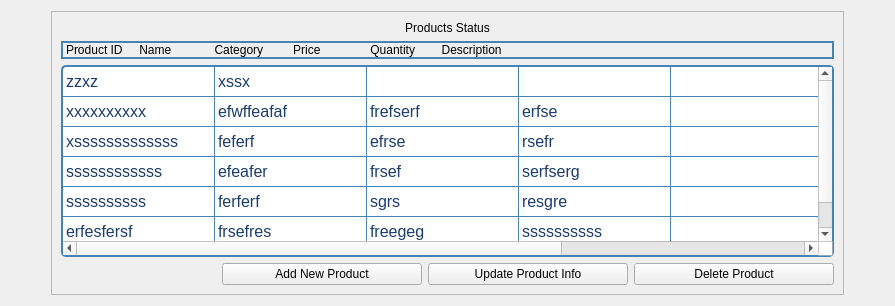
          <widget class="QWidget" name="page_7">
           <layout class="QGridLayout" name="gridLayout_17">
            <item row="0" column="1">
             <widget class="QFrame" name="frame_4">
              <property name="styleSheet">
               <string notr="true">QLabel{
	border:none;
}

QLabel#label_22{
	border: 2px solid rgb(70, 130, 180);
}

/* Table Widget Styles */
QTableWidget {
    background-color: #ffffff; /* White background for table cells */
    border: 2px solid #4682b4; /* Medium blue border around the table */
    border-radius: 5px;
    gridline-color: #4682b4; /* Medium blue grid lines */
    font-size: 16px;
    color: #1a3c6e; /* Dark blue text for cells */
    font-family: 'Comic Sans MS', 'Arial', sans-serif; /* Kid-friendly font */
}

/* Header Styles */
QHeaderView::section {
    background-color: #4682b4; /* Medium blue background for headers */
    color: #ffffff; /* White text for contrast */
    font-size: 18px; /* Larger font size for better visibility */
    font-weight: bold; /* Bold text for emphasis */
    border: 1px solid #1a3c6e; /* Dark blue border for sections */
    padding: 8px; /* Increased padding for more space */
    text-align: center; /* Center-align text in headers */
    height: 30px; /* Increase header height for better readability */
}

/* Fix for Horizontal Header Stretch */
QHeaderView::section:horizontal {
    min-width: 100px; /* Minimum width for each column header */
}

/* Fix for Vertical Header (Index Column) */
QHeaderView::section:vertical {
    background-color: #f0faff; /* Light blue for index column */
    font-weight: bold; /* Bold text for better visibility */
    font-size: 16px; /* Match the cell font size */
    color: #1a3c6e; /* Dark blue text */
    padding: 5px; /* Padding for clearer visibility */
}

/* Table Item Styling */
QTableWidget::item {
    padding: 5px; /* Add padding for table cells */
    text-align: left; /* Align text to the left for readability */
}

/* Selected Cell Styling */
QTableWidget::item:selected {
    background-color: #5a9bd6; /* Lighter blue for selected cell */
    color: #ffffff; /* White text for better contrast */
}

/* Scrollbar Styling */
QTableWidget QScrollBar:vertical, QTableWidget QScrollBar:horizontal {
    background-color: #d0e8f2; /* Light blue scrollbar background */
    border: none;
    width: 12px;
}

QTableWidget QScrollBar::handle {
    background: #4682b4; /* Medium blue for scrollbar handle */
    border-radius: 5px;
}

QTableWidget QScrollBar::handle:hover {
    background: #5a9bd6; /* Lighter blue handle on hover */
}

QTableWidget QScrollBar::add-line, QTableWidget QScrollBar::sub-line {
    background: #4682b4; /* Medium blue for arrow buttons */
    border: none;
    width: 12px;
    height: 12px;
}

QTableWidget QScrollBar::add-line:hover, QTableWidget QScrollBar::sub-line:hover {
    background: #5a9bd6; /* Lighter blue on hover */
}
</string>
              </property>
              <property name="frameShape">
               <enum>QFrame::StyledPanel</enum>
              </property>
              <property name="frameShadow">
               <enum>QFrame::Raised</enum>
              </property>
              <layout class="QGridLayout" name="gridLayout_18">
               <item row="3" column="0">
                <layout class="QHBoxLayout" name="horizontalLayout">
                 <item>
                  <spacer name="horizontalSpacer_7">
                   <property name="orientation">
                    <enum>Qt::Horizontal</enum>
                   </property>
                   <property name="sizeHint" stdset="0">
                    <size>
                     <width>40</width>
                     <height>20</height>
                    </size>
                   </property>
                  </spacer>
                 </item>
                 <item>
                  <widget class="QPushButton" name="pushButton_8">
                   <property name="minimumSize">
                    <size>
                     <width>200</width>
                     <height>0</height>
                    </size>
                   </property>
                   <property name="text">
                    <string>Add New Product</string>
                   </property>
                  </widget>
                 </item>
                 <item>
                  <widget class="QPushButton" name="pushButton_11">
                   <property name="minimumSize">
                    <size>
                     <width>200</width>
                     <height>0</height>
                    </size>
                   </property>
                   <property name="text">
                    <string>Update Product Info</string>
                   </property>
                  </widget>
                 </item>
                 <item>
                  <widget class="QPushButton" name="pushButton_10">
                   <property name="minimumSize">
                    <size>
                     <width>200</width>
                     <height>0</height>
                    </size>
                   </property>
                   <property name="text">
                    <string>Delete Product</string>
                   </property>
                  </widget>
                 </item>
                </layout>
               </item>
               <item row="2" column="0">
                <widget class="QTableWidget" name="tableWidget">
                 <property name="minimumSize">
                  <size>
                   <width>773</width>
                   <height>0</height>
                  </size>
                 </property>
                 <attribute name="horizontalHeaderVisible">
                  <bool>false</bool>
                 </attribute>
                 <attribute name="horizontalHeaderMinimumSectionSize">
                  <number>152</number>
                 </attribute>
                 <attribute name="horizontalHeaderShowSortIndicator" stdset="0">
                  <bool>false</bool>
                 </attribute>
                 <attribute name="horizontalHeaderStretchLastSection">
                  <bool>true</bool>
                 </attribute>
                 <attribute name="verticalHeaderVisible">
                  <bool>false</bool>
                 </attribute>
                 <row>
                  <property name="text">
                   <string>1</string>
                  </property>
                 </row>
                 <row>
                  <property name="text">
                   <string>2</string>
                  </property>
                 </row>
                 <row>
                  <property name="text">
                   <string>3</string>
                  </property>
                 </row>
                 <row>
                  <property name="text">
                   <string>4</string>
                  </property>
                 </row>
                 <row>
                  <property name="text">
                   <string>5</string>
                  </property>
                 </row>
                 <row>
                  <property name="text">
                   <string>6</string>
                  </property>
                 </row>
                 <column>
                  <property name="text">
                   <string>Product ID</string>
                  </property>
                 </column>
                 <column>
                  <property name="text">
                   <string>Name</string>
                  </property>
                 </column>
                 <column>
                  <property name="text">
                   <string>Quantity </string>
                  </property>
                 </column>
                 <column>
                  <property name="text">
                   <string>Category</string>
                  </property>
                 </column>
                 <column>
                  <property name="text">
                   <string>Quantity</string>
                  </property>
                 </column>
                 <column>
                  <property name="text">
                   <string>Description</string>
                  </property>
                 </column>
                 <item row="0" column="0">
                  <property name="text">
                   <string>zzxz</string>
                  </property>
                 </item>
                 <item row="0" column="1">
                  <property name="text">
                   <string>xssx</string>
                  </property>
                 </item>
                 <item row="1" column="0">
                  <property name="text">
                   <string>xxxxxxxxxx</string>
                  </property>
                 </item>
                 <item row="1" column="1">
                  <property name="text">
                   <string>efwffeafaf</string>
                  </property>
                 </item>
                 <item row="1" column="2">
                  <property name="text">
                   <string>frefserf</string>
                  </property>
                 </item>
                 <item row="1" column="3">
                  <property name="text">
                   <string>erfse</string>
                  </property>
                 </item>
                 <item row="1" column="5">
                  <property name="text">
                   <string>rfrsef</string>
                  </property>
                 </item>
                 <item row="2" column="0">
                  <property name="text">
                   <string>xsssssssssssss</string>
                  </property>
                 </item>
                 <item row="2" column="1">
                  <property name="text">
                   <string>feferf</string>
                  </property>
                 </item>
                 <item row="2" column="2">
                  <property name="text">
                   <string>efrse</string>
                  </property>
                 </item>
                 <item row="2" column="3">
                  <property name="text">
                   <string>rsefr</string>
                  </property>
                 </item>
                 <item row="2" column="5">
                  <property name="text">
                   <string>r</string>
                  </property>
                 </item>
                 <item row="3" column="0">
                  <property name="text">
                   <string>ssssssssssss</string>
                  </property>
                 </item>
                 <item row="3" column="1">
                  <property name="text">
                   <string>efeafer</string>
                  </property>
                 </item>
                 <item row="3" column="2">
                  <property name="text">
                   <string>frsef</string>
                  </property>
                 </item>
                 <item row="3" column="3">
                  <property name="text">
                   <string>serfserg</string>
                  </property>
                 </item>
                 <item row="3" column="5">
                  <property name="text">
                   <string>gresgrse</string>
                  </property>
                 </item>
                 <item row="4" column="0">
                  <property name="text">
                   <string>ssssssssss</string>
                  </property>
                 </item>
                 <item row="4" column="1">
                  <property name="text">
                   <string>ferferf</string>
                  </property>
                 </item>
                 <item row="4" column="2">
                  <property name="text">
                   <string>sgrs</string>
                  </property>
                 </item>
                 <item row="4" column="3">
                  <property name="text">
                   <string>resgre</string>
                  </property>
                 </item>
                 <item row="4" column="5">
                  <property name="text">
                   <string>grseg</string>
                  </property>
                 </item>
                 <item row="5" column="0">
                  <property name="text">
                   <string>erfesfersf</string>
                  </property>
                 </item>
                 <item row="5" column="1">
                  <property name="text">
                   <string>frsefres</string>
                  </property>
                 </item>
                 <item row="5" column="2">
                  <property name="text">
                   <string>freegeg</string>
                  </property>
                 </item>
                 <item row="5" column="3">
                  <property name="text">
                   <string>ssssssssss</string>
                  </property>
                 </item>
                 <item row="5" column="5">
                  <property name="text">
                   <string>g</string>
                  </property>
                 </item>
                </widget>
               </item>
               <item row="0" column="0">
                <widget class="QLabel" name="label_21">
                 <property name="text">
                  <string>Products Status</string>
                 </property>
                 <property name="alignment">
                  <set>Qt::AlignCenter</set>
                 </property>
                </widget>
               </item>
               <item row="1" column="0">
                <widget class="QLabel" name="label_22">
                 <property name="text">
                  <string>Product ID     Name             Category         Price               Quantity        Description</string>
                 </property>
                </widget>
               </item>
              </layout>
             </widget>
            </item>
            <item row="0" column="0">
             <spacer name="horizontalSpacer_8">
              <property name="orientation">
               <enum>Qt::Horizontal</enum>
              </property>
              <property name="sizeHint" stdset="0">
               <size>
                <width>40</width>
                <height>20</height>
               </size>
              </property>
             </spacer>
            </item>
            <item row="0" column="2">
             <spacer name="horizontalSpacer_9">
              <property name="orientation">
               <enum>Qt::Horizontal</enum>
              </property>
              <property name="sizeHint" stdset="0">
               <size>
                <width>40</width>
                <height>20</height>
               </size>
              </property>
             </spacer>
            </item>
           </layout>
          </widget>
